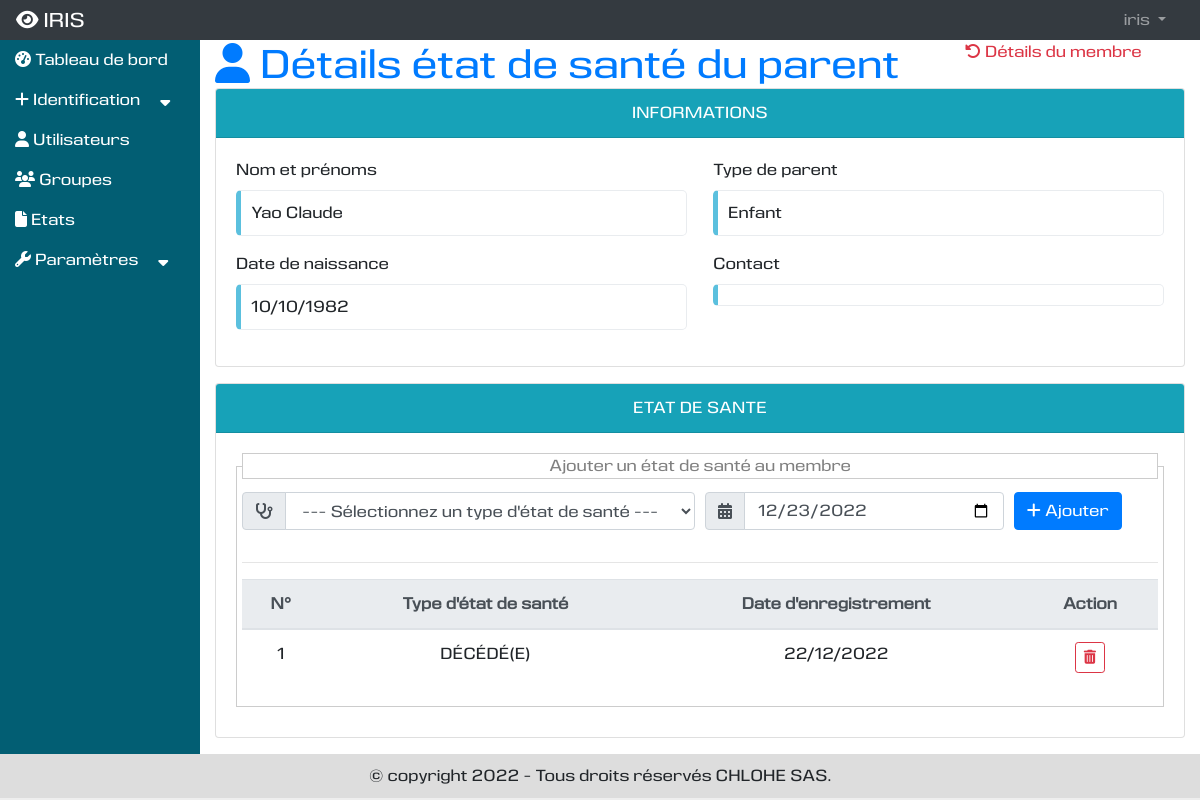
/presentation/detail-parent-secteuragricole/4/2 (signed in), run on the app's committed database.
### vieprofessionnelle/models.py (models this page shows, shortened)
class Parent(models.Model):
    nomprenoms = models.CharField(max_length=250, verbose_name="Nom et prénoms")
    datenaissance = models.DateField(null=True, blank=True, verbose_name="Date de naissance")
    contact = models.CharField(max_length=50, null=True, blank=True, default="", verbose_name="Contact")
    adresse = models.CharField(max_length=150, null=True, blank=True,default="", verbose_name="Adresse")
    dateenre = models.DateTimeField(default=None, null=True, blank=True, verbose_name="Date d'enregistrement")
    typeparent = models.ForeignKey(TypeParent, on_delete=models.CASCADE)

class TypeParent(models.Model):
    libelle = models.CharField(max_length=100, verbose_name="Libellé", unique=True)
    def __str__(self):
        return self.libelle

class EtatSante(models.Model):
    dateenre = models.DateField(null=True, blank=True, default=None, verbose_name="Date d'enregistrement")
    typeetatsante = models.ForeignKey(TypeEtatSante, on_delete=models.CASCADE)
    parent = models.ForeignKey(Parent, null=True, blank=True, default=None, on_delete=models.CASCADE)
    membre = models.ForeignKey(Membre, null=True, blank=True, default=None, on_delete=models.CASCADE)

class TypeEtatSante(models.Model):
    libelle = models.CharField(max_length=250, verbose_name="Libellé", unique=True)
    def __str__(self):
        return self.libelle

### presentation/views.py (the view)
# urls.py: path('detail-parent-secteuragricole/<str:id>/<str:id_retour>', views.detail_parent_secteuragricole, name='detail_parent_secteuragricole'),
@login_required
@permission_required('vieprofessionnelle.add_membre', raise_exception=True)
def detail_parent_secteuragricole(request, id, id_retour):
    try:
        parent = Parent.objects.get(id=id)
    except Parent.DoesNotExist:
        messages.error(request, "Ce parent n'existe pas.")
        return HttpResponseRedirect(reverse('presentation:ajouter_secteuragricole'))
    typeetatsantes = TypeEtatSante.objects.order_by('id')
    etatsantes = EtatSante.objects.filter(parent=parent).order_by('id')
    context = {
        'title': "Détials état de santé du parent",
        'typeetatsantes': typeetatsantes,
        'etatsantes': etatsantes,
        'parent': parent,
        'id_retour': id_retour,
    }
    return render(request, 'presentation/detail_parent_secteuragricole.html', context)

### presentation/templates/presentation/detail_parent_secteuragricole.html (shortened to what this page needs)
{% extends 'utilisateur/base.html' %}
{% load static %}
{% block tableau_de_bord %}
<div class="row">
    <div class="col-md-12">
        <div class="row">
            <div class="col-md-9">
                <h1 class="text-primary"><i class="fas fa-user"></i> Détails état de santé du parent</h1>
            </div>
            <div class="col-md-3">
                <a href="{% url 'presentation:retour_liste_membre' id_retour %}" class="text-danger"><i class="fas fa-undo-alt"></i> Détails du membre</a>
            </div>
        </div>
    </div>
    <div class="col-md-12 mb-3">
        <div class="card">
            <div class="card-header text-white text-center bg-info">INFORMATIONS</div>
            <div class="card-body">
                <div class="form-row mb-3">
                    <div class="col mr-3">
                        <label>Nom et prénoms</label>
                        <p class="contour-info">
                            {{parent.nomprenoms}}
                        </p>
                    </div>
                    <div class="col">
                        <label>Type de parent</label>
                        <p class="contour-info">
                            {{parent.typeparent}}
                        </p>
                    </div>
                </div>
                <div class="form-row mb-3">
                    <div class="col mr-3">
                        <label>Date de naissance</label>
                        <p class="contour-info">
                            {{parent.datenaissance|date:"d/m/Y"}}
                        </p>
                    </div>
                    <div class="col">
                        <label>Contact</label>
                        <p class="contour-info">
                        </p>
                    </div>
                </div>
            </div>
        </div>
    </div>
    <div class="col-md-12 mb-3">
        <div class="card">
            <div class="card-header text-white text-center bg-info">ETAT DE SANTE</div>
            <div class="card-body">
                <form action="post" method="#" id="form_etatsante">
                    <fieldset style="border:1px solid #CCC; margin-bottom:10px; padding:5px;">
                    <legend style="font-size:1em;color:gray;border:1px solid #CCC; text-align:center;">
                        Ajouter un état de santé au membre
                    </legend>
                    <div class="form-row mb-2">
                        <div class="col-md-6">
                            <div class="input-group mb-3">
                                <div class="input-group-prepend">
                                    <label class="input-group-text" for="select_typeetatsante"><i class="fas fa-stethoscope"></i></label>
                                </div>
                                <select name="select_typeetatsante" id="select_typeetatsante" class="form-control" required>
                                    <option value="" selected>--- Sélectionnez un type d'état de santé ---</option>
                                </select>
                            </div>
                        </div>
                        <div class="col-md-4">
                            <div class="input-group mb-3">
                                <div class="input-group-prepend">
                                    <span class="input-group-text"><i class="fas fa-calendar-alt"></i></span>
                                </div>
                                <input type="date" name="dateenre_e" id="dateenre_e" value="{% now 'Y-m-d' %}" class="form-control">
                            </div>
                        </div>
                        <div class="col-md-2">
                            <div class="input-group mb-3 justify-content-start">
                                <button type="submit" id="envoyer_etatsante" name="envoyer_etatsante" class="btn btn-primary">
                                    <i class="fa fa-plus"></i> Ajouter
                                </button>
                            </div>
                        </div>
                    </div>
                    <hr />
                    <table class="table table-hover table-responsive-md text-center" id="tableetatsante">
                        <thead>
                        <tr class="thead-light">
                            <th>N°</th>
                            <th>Type d'état de santé</th>
                            <th>Date d'enregistrement</th>
                            <th>Action</th>
                        </tr>
                        </thead>
                        <tbody>
                        {% for etatsante in etatsantes %}
                        <tr>
                            <td>{{forloop.counter}}</td>
                            <td>{{etatsante.typeetatsante|upper}}</td>
                            <td>{{etatsante.dateenre|date:"d/m/Y"}}</td>
                            <td class="text-center">
                                <button type="button" title="Supprimer" class="btn btn-outline-danger btn-sm" data-toggle="modal" data-target="#etatsantesupprimermodal{{etatsante.id}}" data-backdrop="static"><i class="fas fa-trash-alt"></i></button>
                            </td>
                        </tr>
                        {% empty %}
                        <tr class="text-center">
                            <td colspan="4" class="text-center">
                                La liste est vide
                            </td>
                        </tr>
                        {% endfor %}
                        </tbody>
                    </table>
                </fieldset>
                </form>
            </div>
        </div>
    </div>
</div>
{% include 'toast.html' %}
{% endblock %}

### templates/nav.html (shortened to what this page needs)
<nav class="navbar navbar-expand-md bg-dark navbar-dark">
  <a class="navbar-brand" href="{% url 'presentation:index' %}"><i class="fas fa-eye"></i> IRIS</a>
  <div class="collapse navbar-collapse" id="collapsNavbar">
    <ul class="navbar-nav">
      {% if not user.is_authenticated %}
      <li class="nav-item">
        <a class="nav-link" href="{% url 'utilisateur:connexion' %}">Connexion</a>
      </li>
      <li class="nav-item">
        <a class="nav-link" href="{% url 'utilisateur:inscription' 0 %}">S'inscrire</a>
      </li>
      {% else %}
      <li class="nav-item dropdown" style="position: relative;">
        <a class="nav-link dropdown-toggle" href="#" id="navbardrop" data-toggle="dropdown">
          {{user.get_username}}
        </a>
      </li>
      {% endif %}
    </ul>
  </div>
</nav>

### static/css/css.css (style rules this page uses)
body { margin: 0px; padding: 0px; background : #EEE; font-family: 'eurocinewebfont'; }
nav { margin: 0px; padding: 0px; padding: 10px 10px 0px 10px; height: 40px; background: #DDD; }
nav div { display: flex; flex-direction: row; flex-wrap: wrap; justify-content: flex-end; }
nav div ul { margin: 0px; padding: 0px; list-style-type: none; }
nav div ul li { display: inline-block; margin-right: 10px; }
nav div ul li a { text-decoration: none; }
.contour-info { display : block; margin:0px; padding-left: 10px; padding-top: 10px; padding-bottom: 10px; border: 1px solid #e9ecef; border-left: solid 5px #5bc0de; border-radius: 5px; }
#contenu h1 { margin: 0px; padding : 0px; }

### data on the page
Parent: nomprenoms "Yao Claude", typeparent "Enfant", datenaissance "10/10/1982"
EtatSante: typeetatsante "DÉCÉDÉ(E)", dateenre "22/12/2022"

### other printed values
{{ user.get_username }} "iris"
{{ annee }} "2022"
